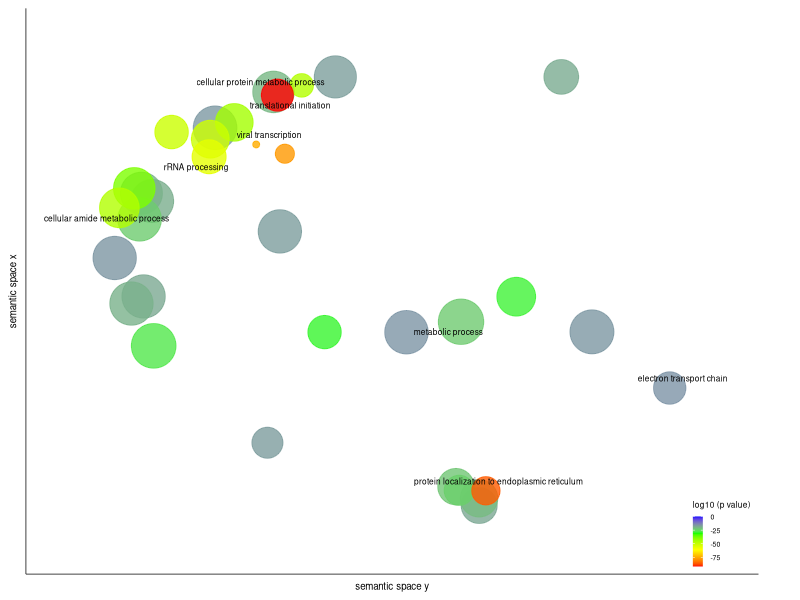

Generate this figure with R: (Note: this script raises an error after producing the figure.)
### packages ==================================================================
library(tidyverse)
library(scales)
library(ggrepel)

# --------------------------------------------------------------------------
# Here is your data from REVIGO. Scroll down for plot configuration options.

revigo.names <- c("term_ID","description","frequency_%","plot_X","plot_Y","plot_size","log10_p_value","uniqueness","dispensability", "show");
revigo.data <- rbind(c("GO:0006413","translational initiation", 0.518,-3.862, 6.557, 4.823,-91.6576,0.781,0.000, "yes"),
                     c("GO:0008150","biological_process",100.000,-0.817, 0.923, 7.108,-4.4559,1.000,0.000, "no"),
                     c("GO:0008152","metabolic process",75.387, 0.206,-0.872, 6.986,-22.9872,0.999,0.000, "yes"),
                     c("GO:0009987","cellular process",63.780, 1.036, 1.080, 6.913,-10.7055,0.998,0.000, "no"),
                     c("GO:0048002","antigen processing and presentation of peptide antigen", 0.013, 2.471,-0.798, 3.236,-3.4711,0.970,0.000, "no"),
                     c("GO:0051179","localization",18.495, 0.202, 0.208, 6.375,-11.2644,0.995,0.000, "no"),
                     c("GO:0051704","multi-organism process", 0.751,-2.817,-1.211, 4.984,-29.1445,0.994,0.000, "no"),
                     c("GO:0070972","protein localization to endoplasmic reticulum", 0.187, 0.756,-6.413, 4.381,-86.0424,0.871,0.000, "yes"),
                     c("GO:0071840","cellular component organization or biogenesis", 8.568,-3.587,-1.467, 6.041,-6.6861,0.995,0.000, "no"),
                     c("GO:0009056","catabolic process", 4.820, 1.429,-0.050, 5.791,-28.6498,0.977,0.017, "no"),
                     c("GO:0009058","biosynthetic process",31.611,-1.003,-1.215, 6.608,-15.4559,0.971,0.033, "no"),
                     c("GO:0033554","cellular response to stress", 2.967, 6.402, 1.732, 5.581,-8.4498,0.860,0.037, "no"),
                     c("GO:0006457","protein folding", 0.903, 0.451, 1.792, 5.064,-6.5045,0.951,0.040, "yes"),
                     c("GO:0022900","electron transport chain", 0.564, 4.828,-3.044, 4.860,-15.3372,0.822,0.057, "yes"),
                     c("GO:0006091","generation of precursor metabolites and energy", 1.940,-2.736, 1.372, 5.396,-11.8794,0.921,0.065, "no"),
                     c("GO:1901360","organic cyclic compound metabolic process",30.324,-3.807, 2.090, 6.590,-16.7282,0.930,0.069, "no"),
                     c("GO:0044237","cellular metabolic process",53.061,-6.603,-1.661, 6.833,-27.1772,0.913,0.078, "no"),
                     c("GO:0006807","nitrogen compound metabolic process",38.744, 3.106,-1.203, 6.696,-15.8356,0.970,0.088, "no"),
                     c("GO:0000184","nuclear-transcribed mRNA catabolic process, nonsense-mediated decay", 0.030,-3.696, 4.636, 3.588,-77.6799,0.775,0.106, "no"),
                     c("GO:0010605","negative regulation of macromolecule metabolic process", 1.169, 2.427, 7.156, 5.176,-18.5607,0.709,0.116, "no"),
                     c("GO:0071704","organic substance metabolic process",58.357,-0.941,-3.179, 6.874,-12.6819,0.968,0.119, "no"),
                     c("GO:0044238","primary metabolic process",53.743,-0.478,-3.767, 6.839,-12.0804,0.968,0.120, "no"),
                     c("GO:1903332","regulation of protein folding", 0.001, 3.887, 5.512, 1.929,-3.8125,0.884,0.162, "yes"),
                     c("GO:0061469","regulation of type B pancreatic cell proliferation", 0.002, 3.103, 5.185, 2.354,-4.3197,0.867,0.172, "no"),
                     c("GO:0046483","heterocycle metabolic process",29.664,-7.095,-0.275, 6.580,-19.5072,0.888,0.176, "no"),
                     c("GO:0007059","chromosome segregation", 0.476, 5.141,-2.147, 4.786,-7.0980,0.863,0.178, "no"),
                     c("GO:0043603","cellular amide metabolic process", 6.879,-7.363, 2.862, 5.946,-46.2684,0.860,0.178, "yes"),
                     c("GO:1903047","mitotic cell cycle process", 0.514, 4.835,-2.027, 4.819,-12.3002,0.722,0.179, "no"),
                     c("GO:0019538","protein metabolic process",18.489,-2.578, 7.155, 6.375,-16.8665,0.885,0.183, "no"),
                     c("GO:0019083","viral transcription", 0.012,-4.332, 4.940, 3.203,-74.5607,0.846,0.184, "yes"),
                     c("GO:0051301","cell division", 1.230, 5.571,-3.049, 5.198,-6.7520,0.852,0.195, "no"),
                     c("GO:0043170","macromolecule metabolic process",39.491,-4.873, 1.570, 6.705,-14.5560,0.927,0.211, "no"),
                     c("GO:0051348","negative regulation of transferase activity", 0.088, 4.669, 6.353, 4.053,-10.4559,0.837,0.219, "no"),
                     c("GO:0007049","cell cycle", 1.885, 5.457,-2.413, 5.384,-3.7144,0.846,0.223, "no"),
                     c("GO:0015833","peptide transport", 0.298, 0.166,-6.398, 4.582,-23.7620,0.922,0.227, "no"),
                     c("GO:0006839","mitochondrial transport", 0.182, 1.207,-6.787, 4.369,-7.2055,0.938,0.236, "no"),
                     c("GO:0006725","cellular aromatic compound metabolic process",29.628,-6.826,-0.042, 6.580,-18.3410,0.888,0.245, "no"),
                     c("GO:0042981","regulation of apoptotic process", 0.313, 4.376, 4.095, 4.604,-6.3344,0.737,0.259, "no"),
                     c("GO:0034660","ncRNA metabolic process", 3.407,-5.349, 5.114, 5.641,-51.1605,0.805,0.269, "no"),
                     c("GO:0051641","cellular localization", 2.041, 0.093,-6.277, 5.418,-22.3206,0.925,0.283, "no"),
                     c("GO:0045454","cell redox homeostasis", 0.861, 5.079, 3.860, 5.043,-4.6840,0.759,0.288, "no"),
                     c("GO:0055086","nucleobase-containing small molecule metabolic process", 4.917,-5.958, 1.351, 5.800,-4.4660,0.739,0.305, "no"),
                     c("GO:0034641","cellular nitrogen compound metabolic process",34.137,-6.915, 2.488, 6.641,-23.1457,0.839,0.310, "no"),
                     c("GO:0070498","interleukin-1-mediated signaling pathway", 0.005, 6.086, 3.948, 2.792,-3.7959,0.818,0.315, "no"),
                     c("GO:0048519","negative regulation of biological process", 1.984, 4.925, 6.406, 5.406,-12.0650,0.838,0.316, "no"),
                     c("GO:0055114","oxidation-reduction process",15.060, 1.589,-4.518, 6.286,-7.0580,0.881,0.320, "no"),
                     c("GO:1902600","hydrogen ion transmembrane transport", 1.015, 0.073,-6.922, 5.115,-6.7905,0.859,0.324, "no"),
                     c("GO:1903320","regulation of protein modification by small protein conjugation or removal", 0.078, 1.712, 7.429, 3.999,-8.8633,0.720,0.326, "no"),
                     c("GO:0006984","ER-nucleus signaling pathway", 0.013, 5.496, 4.181, 3.215,-3.8386,0.819,0.340, "yes"),
                     c("GO:0071705","nitrogen compound transport", 1.767, 0.608,-6.896, 5.355,-18.1169,0.924,0.347, "no"),
                     c("GO:0038061","NIK/NF-kappaB signaling", 0.018, 5.422, 4.397, 3.360,-4.8996,0.810,0.350, "no"),
                     c("GO:1901796","regulation of signal transduction by p53 class mediator", 0.012, 6.103, 4.583, 3.189,-3.5670,0.798,0.350, "no"),
                     c("GO:0033036","macromolecule localization", 3.030, 0.605,-6.658, 5.590,-20.8601,0.922,0.372, "no"),
                     c("GO:0016071","mRNA metabolic process", 0.798,-6.206, 5.348, 5.010,-50.7258,0.832,0.376, "no"),
                     c("GO:0006364","rRNA processing", 0.952,-5.375, 4.538, 5.087,-55.7496,0.689,0.384, "yes"),
                     c("GO:1901566","organonitrogen compound biosynthetic process",14.064,-7.033, 3.503, 6.256,-38.6737,0.842,0.391, "no"),
                     c("GO:0009894","regulation of catabolic process", 0.146, 3.072, 6.748, 4.272,-5.0857,0.768,0.394, "no"),
                     c("GO:0010608","posttranscriptional regulation of gene expression", 0.719, 1.106, 7.209, 4.965,-5.2757,0.769,0.403, "yes"),
                     c("GO:0044260","cellular macromolecule metabolic process",34.276,-5.243, 5.487, 6.643,-15.9830,0.834,0.408, "no"),
                     c("GO:1901564","organonitrogen compound metabolic process",17.886,-6.875, 3.341, 6.361,-19.5751,0.884,0.415, "no"),
                     c("GO:0071702","organic substance transport", 4.980, 0.443,-6.916, 5.805,-13.0186,0.915,0.423, "no"),
                     c("GO:0002181","cytoplasmic translation", 0.064,-3.323, 6.878, 3.915,-46.7471,0.815,0.429, "no"),
                     c("GO:0010035","response to inorganic substance", 0.317, 6.331, 1.646, 4.609,-3.4134,0.928,0.430, "no"),
                     c("GO:0071826","ribonucleoprotein complex subunit organization", 0.377,-4.083,-4.838, 4.685,-16.4750,0.834,0.439, "no"),
                     c("GO:0051246","regulation of protein metabolic process", 1.551, 1.592, 7.284, 5.299,-3.7595,0.751,0.439, "no"),
                     c("GO:0097031","mitochondrial respiratory chain complex I biogenesis", 0.013,-3.826,-3.984, 3.208,-4.8665,0.898,0.440, "no"),
                     c("GO:0022411","cellular component disassembly", 0.423, 1.982,-3.166, 4.734,-6.5670,0.779,0.444, "no"),
                     c("GO:0007005","mitochondrion organization", 0.418,-3.333,-3.827, 4.729,-4.7033,0.839,0.445, "yes"),
                     c("GO:0044267","cellular protein metabolic process",14.293,-3.948, 6.663, 6.263,-20.4191,0.800,0.450, "yes"),
                     c("GO:0006396","RNA processing", 3.210,-4.817, 5.665, 5.615,-44.2020,0.796,0.453, "no"),
                     c("GO:0042149","cellular response to glucose starvation", 0.016, 6.651, 1.479, 3.301,-3.5654,0.896,0.479, "no"),
                     c("GO:0051881","regulation of mitochondrial membrane potential", 0.014, 4.662, 5.984, 3.264,-3.7375,0.884,0.480, "no"),
                     c("GO:0006139","nucleobase-containing compound metabolic process",26.547,-6.637, 3.086, 6.532,-19.1013,0.804,0.484, "no"),
                     c("GO:0044249","cellular biosynthetic process",30.048,-7.466, 1.219, 6.586,-15.7033,0.852,0.498, "no"));

one.data <- data.frame(revigo.data);
names(one.data) <- revigo.names;
one.data <- one.data [(one.data$plot_X != "null" & one.data$plot_Y != "null"), ];
one.data$plot_X <- as.numeric( as.character(one.data$plot_X) );
one.data$plot_Y <- as.numeric( as.character(one.data$plot_Y) );
one.data$plot_size <- as.numeric( as.character(one.data$plot_size) );
one.data$log10_p_value <- as.numeric( as.character(one.data$log10_p_value) );
one.data$frequency <- as.numeric( as.character(one.data$frequency) );
one.data$uniqueness <- as.numeric( as.character(one.data$uniqueness) );
one.data$dispensability <- as.numeric( as.character(one.data$dispensability) );
#head(one.data);


# --------------------------------------------------------------------------
# Names of the axes, sizes of the numbers and letters, names of the columns,
# etc. can be changed below
one.data <- subset(one.data[one.data$log10_p_value < -15,])
one.data <- one.data[order(one.data$log10_p_value, decreasing = T),]

# plot 
p1 <- ggplot(data = one.data) +
  geom_point(aes(plot_X, plot_Y, 
                 colour = log10_p_value, 
                 size = plot_size), alpha = I(0.8)) +
  scale_size(range = c(2, 15), guide = "none") +
  scale_colour_gradientn(
    name = "log10 (p value)",
    colours = rev(c("blue", "green", "yellow", 'red')), 
    limits = c(min(one.data$log10_p_value), 0)) +
  labs (y = "semantic space x", x = "semantic space y")

ex <- one.data[one.data$show %in% c('yes'), ]

p1 <- p1 + geom_text_repel(data = ex, 
                           aes(plot_X, plot_Y, label = description), 
                           colour = I(alpha("black", 1)), size = 6/.pt)

one.x_range <- max(one.data$plot_X) - min(one.data$plot_X);
one.y_range <- max(one.data$plot_Y) - min(one.data$plot_Y);
p1 <- p1 + xlim(min(one.data$plot_X)-one.x_range/10,max(one.data$plot_X)+one.x_range/10)
p1 <- p1 + ylim(min(one.data$plot_Y)-one.y_range/10,max(one.data$plot_Y)+one.y_range/10)

p1 <- p1 + theme_classic() +
  theme(
    plot.margin = margin(6, 30, 6, 6),
    axis.line = element_line(size = 0.25),
    axis.ticks = element_blank(),
    axis.title = element_text(size = 7),
    axis.text = element_blank(),
    legend.title = element_text(size = 6),
    legend.text = element_text(size = 5),
    legend.background = element_blank(),
    legend.position = c(0.9, 0), 
    legend.justification = c(0, 0),
    legend.key.size = unit(0.5, "lines")
  )

cowplot::ggsave2(
  filename = "results/fig_supp_03_tcell-rna-seq/fig_supp_03_panel-B_reviGO_downregulated.pdf",
  p1, 
  width = 3.75, height = 3.75, units = "in"
)
